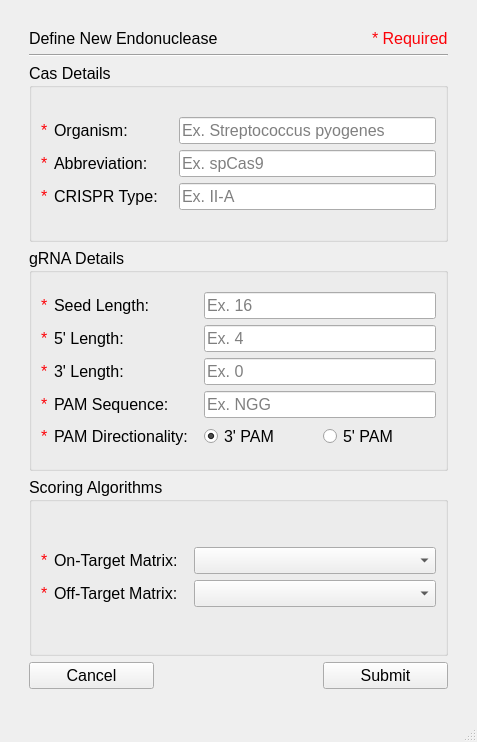
<?xml version="1.0" encoding="UTF-8"?>
<ui version="4.0">
 <class>MainWindow</class>
 <widget class="QMainWindow" name="MainWindow">
  <property name="geometry">
   <rect>
    <x>0</x>
    <y>0</y>
    <width>477</width>
    <height>742</height>
   </rect>
  </property>
  <property name="font">
   <font>
    <pointsize>12</pointsize>
   </font>
  </property>
  <property name="windowTitle">
   <string>MainWindow</string>
  </property>
  <widget class="QWidget" name="centralwidget">
   <layout class="QGridLayout" name="gridLayout_2">
    <item row="3" column="1">
     <spacer name="verticalSpacer">
      <property name="orientation">
       <enum>Qt::Vertical</enum>
      </property>
      <property name="sizeType">
       <enum>QSizePolicy::Fixed</enum>
      </property>
      <property name="sizeHint" stdset="0">
       <size>
        <width>20</width>
        <height>20</height>
       </size>
      </property>
     </spacer>
    </item>
    <item row="1" column="1">
     <layout class="QGridLayout" name="gridLayout">
      <item row="0" column="0">
       <layout class="QVBoxLayout" name="verticalLayout">
        <item>
         <layout class="QGridLayout" name="gridLayout_12">
          <item row="0" column="0">
           <widget class="QLabel" name="title">
            <property name="sizePolicy">
             <sizepolicy hsizetype="Preferred" vsizetype="Fixed">
              <horstretch>0</horstretch>
              <verstretch>0</verstretch>
             </sizepolicy>
            </property>
            <property name="text">
             <string>Define New Endonuclease</string>
            </property>
            <property name="alignment">
             <set>Qt::AlignLeading|Qt::AlignLeft|Qt::AlignVCenter</set>
            </property>
           </widget>
          </item>
          <item row="0" column="1" alignment="Qt::AlignRight">
           <widget class="QLabel" name="label_9">
            <property name="text">
             <string>&lt;html&gt;&lt;head/&gt;&lt;body&gt;&lt;p&gt;&lt;span style=&quot; color:#fc0107;&quot;&gt;* Required&lt;/span&gt;&lt;/p&gt;&lt;/body&gt;&lt;/html&gt;</string>
            </property>
           </widget>
          </item>
          <item row="1" column="0" colspan="2">
           <widget class="Line" name="line">
            <property name="orientation">
             <enum>Qt::Horizontal</enum>
            </property>
           </widget>
          </item>
         </layout>
        </item>
        <item>
         <widget class="QGroupBox" name="groupBox">
          <property name="title">
           <string>Cas Details</string>
          </property>
          <layout class="QGridLayout" name="gridLayout_9">
           <item row="2" column="0">
            <layout class="QGridLayout" name="gridLayout_8">
             <item row="0" column="0">
              <layout class="QGridLayout" name="gridLayout_6">
               <item row="1" column="2">
                <spacer name="horizontalSpacer_11">
                 <property name="orientation">
                  <enum>Qt::Horizontal</enum>
                 </property>
                 <property name="sizeType">
                  <enum>QSizePolicy::Fixed</enum>
                 </property>
                 <property name="sizeHint" stdset="0">
                  <size>
                   <width>10</width>
                   <height>10</height>
                  </size>
                 </property>
                </spacer>
               </item>
               <item row="2" column="3">
                <widget class="QLineEdit" name="crispr_type">
                 <property name="placeholderText">
                  <string>Ex. II-A</string>
                 </property>
                </widget>
               </item>
               <item row="1" column="3">
                <widget class="QLineEdit" name="abbreviation">
                 <property name="placeholderText">
                  <string>Ex. spCas9</string>
                 </property>
                </widget>
               </item>
               <item row="0" column="1">
                <widget class="QLabel" name="label_3">
                 <property name="sizePolicy">
                  <sizepolicy hsizetype="Preferred" vsizetype="Preferred">
                   <horstretch>0</horstretch>
                   <verstretch>0</verstretch>
                  </sizepolicy>
                 </property>
                 <property name="toolTip">
                  <string>&lt;html&gt;&lt;head/&gt;&lt;body&gt;&lt;p&gt;Full name of the endonuclease. Ex. &lt;span style=&quot; font-style:italic;&quot;&gt;Streptococcus pyogenes &lt;/span&gt;Cas9 (&lt;span style=&quot; font-weight:600;&quot;&gt;Note:&lt;/span&gt; underscores and slashes are not allowed)&lt;/p&gt;&lt;/body&gt;&lt;/html&gt;</string>
                 </property>
                 <property name="text">
                  <string>Organism:       </string>
                 </property>
                </widget>
               </item>
               <item row="2" column="1">
                <widget class="QLabel" name="label">
                 <property name="sizePolicy">
                  <sizepolicy hsizetype="Preferred" vsizetype="Preferred">
                   <horstretch>0</horstretch>
                   <verstretch>0</verstretch>
                  </sizepolicy>
                 </property>
                 <property name="toolTip">
                  <string>&lt;html&gt;&lt;head/&gt;&lt;body&gt;&lt;p&gt;&lt;span style=&quot; font-size:12pt;&quot;&gt;The CRISPR classification that the new endonuclease belongs to. Ex. spCas9's CRISPR type is II-A.&lt;/span&gt;&lt;/p&gt;&lt;/body&gt;&lt;/html&gt;</string>
                 </property>
                 <property name="text">
                  <string>CRISPR Type: </string>
                 </property>
                </widget>
               </item>
               <item row="1" column="1">
                <widget class="QLabel" name="label_2">
                 <property name="sizePolicy">
                  <sizepolicy hsizetype="Preferred" vsizetype="Preferred">
                   <horstretch>0</horstretch>
                   <verstretch>0</verstretch>
                  </sizepolicy>
                 </property>
                 <property name="toolTip">
                  <string>&lt;html&gt;&lt;head/&gt;&lt;body&gt;&lt;p&gt;Abbreviated name of new endonuclease, must be unique from existing endonucleases in order for CASPER to recognize it. Ex. spCas9 (&lt;span style=&quot; font-weight:600;&quot;&gt;Note: &lt;/span&gt;underscores, spaces, and slashes are not allowed)&lt;/p&gt;&lt;/body&gt;&lt;/html&gt;</string>
                 </property>
                 <property name="text">
                  <string>Abbreviation:  </string>
                 </property>
                </widget>
               </item>
               <item row="0" column="3">
                <widget class="QLineEdit" name="organism_name">
                 <property name="placeholderText">
                  <string>Ex. Streptococcus pyogenes</string>
                 </property>
                </widget>
               </item>
               <item row="0" column="2">
                <spacer name="horizontalSpacer_10">
                 <property name="orientation">
                  <enum>Qt::Horizontal</enum>
                 </property>
                 <property name="sizeType">
                  <enum>QSizePolicy::Fixed</enum>
                 </property>
                 <property name="sizeHint" stdset="0">
                  <size>
                   <width>10</width>
                   <height>10</height>
                  </size>
                 </property>
                </spacer>
               </item>
               <item row="2" column="2">
                <spacer name="horizontalSpacer_12">
                 <property name="orientation">
                  <enum>Qt::Horizontal</enum>
                 </property>
                 <property name="sizeType">
                  <enum>QSizePolicy::Fixed</enum>
                 </property>
                 <property name="sizeHint" stdset="0">
                  <size>
                   <width>10</width>
                   <height>10</height>
                  </size>
                 </property>
                </spacer>
               </item>
               <item row="0" column="0">
                <widget class="QLabel" name="label_10">
                 <property name="text">
                  <string>&lt;html&gt;&lt;head/&gt;&lt;body&gt;&lt;p&gt;&lt;span style=&quot; color:#fc0107;&quot;&gt;*&lt;/span&gt;&lt;/p&gt;&lt;/body&gt;&lt;/html&gt;</string>
                 </property>
                </widget>
               </item>
               <item row="1" column="0">
                <widget class="QLabel" name="label_11">
                 <property name="text">
                  <string>&lt;html&gt;&lt;head/&gt;&lt;body&gt;&lt;p&gt;&lt;span style=&quot; color:#fc0107;&quot;&gt;*&lt;/span&gt;&lt;/p&gt;&lt;/body&gt;&lt;/html&gt;</string>
                 </property>
                </widget>
               </item>
               <item row="2" column="0">
                <widget class="QLabel" name="label_14">
                 <property name="text">
                  <string>&lt;html&gt;&lt;head/&gt;&lt;body&gt;&lt;p&gt;&lt;span style=&quot; color:#fc0107;&quot;&gt;*&lt;/span&gt;&lt;/p&gt;&lt;/body&gt;&lt;/html&gt;</string>
                 </property>
                </widget>
               </item>
              </layout>
             </item>
            </layout>
           </item>
           <item row="0" column="0">
            <spacer name="verticalSpacer_3">
             <property name="orientation">
              <enum>Qt::Vertical</enum>
             </property>
             <property name="sizeType">
              <enum>QSizePolicy::Fixed</enum>
             </property>
             <property name="sizeHint" stdset="0">
              <size>
               <width>10</width>
               <height>10</height>
              </size>
             </property>
            </spacer>
           </item>
           <item row="3" column="0">
            <spacer name="verticalSpacer_4">
             <property name="orientation">
              <enum>Qt::Vertical</enum>
             </property>
             <property name="sizeType">
              <enum>QSizePolicy::Fixed</enum>
             </property>
             <property name="sizeHint" stdset="0">
              <size>
               <width>10</width>
               <height>10</height>
              </size>
             </property>
            </spacer>
           </item>
          </layout>
         </widget>
        </item>
        <item>
         <widget class="QGroupBox" name="groupBox_2">
          <property name="title">
           <string>gRNA Details</string>
          </property>
          <layout class="QGridLayout" name="gridLayout_10">
           <item row="1" column="0">
            <layout class="QGridLayout" name="gridLayout_7">
             <item row="0" column="0">
              <layout class="QGridLayout" name="gridLayout_5">
               <item row="1" column="2">
                <spacer name="horizontalSpacer_6">
                 <property name="orientation">
                  <enum>Qt::Horizontal</enum>
                 </property>
                 <property name="sizeType">
                  <enum>QSizePolicy::Fixed</enum>
                 </property>
                 <property name="sizeHint" stdset="0">
                  <size>
                   <width>10</width>
                   <height>10</height>
                  </size>
                 </property>
                </spacer>
               </item>
               <item row="0" column="3">
                <widget class="QLineEdit" name="seed_length">
                 <property name="placeholderText">
                  <string>Ex. 16</string>
                 </property>
                </widget>
               </item>
               <item row="2" column="3">
                <widget class="QLineEdit" name="three_length">
                 <property name="placeholderText">
                  <string>Ex. 0</string>
                 </property>
                </widget>
               </item>
               <item row="1" column="1">
                <widget class="QLabel" name="label_6">
                 <property name="sizePolicy">
                  <sizepolicy hsizetype="Preferred" vsizetype="Preferred">
                   <horstretch>0</horstretch>
                   <verstretch>0</verstretch>
                  </sizepolicy>
                 </property>
                 <property name="toolTip">
                  <string>&lt;html&gt;&lt;head/&gt;&lt;body&gt;&lt;p&gt;Length in nt of gRNA sequence upstream (5’) of the seed sequence.&lt;/p&gt;&lt;p&gt;&lt;br/&gt;&lt;/p&gt;&lt;/body&gt;&lt;/html&gt;</string>
                 </property>
                 <property name="text">
                  <string>5' Length:</string>
                 </property>
                </widget>
               </item>
               <item row="4" column="3">
                <layout class="QHBoxLayout" name="horizontalLayout_11">
                 <item>
                  <widget class="QRadioButton" name="three_pam">
                   <property name="sizePolicy">
                    <sizepolicy hsizetype="Expanding" vsizetype="Fixed">
                     <horstretch>0</horstretch>
                     <verstretch>0</verstretch>
                    </sizepolicy>
                   </property>
                   <property name="text">
                    <string>3' PAM</string>
                   </property>
                   <property name="checked">
                    <bool>true</bool>
                   </property>
                  </widget>
                 </item>
                 <item>
                  <widget class="QRadioButton" name="five_pam">
                   <property name="sizePolicy">
                    <sizepolicy hsizetype="Expanding" vsizetype="Fixed">
                     <horstretch>0</horstretch>
                     <verstretch>0</verstretch>
                    </sizepolicy>
                   </property>
                   <property name="text">
                    <string>5' PAM</string>
                   </property>
                  </widget>
                 </item>
                </layout>
               </item>
               <item row="2" column="1">
                <widget class="QLabel" name="label_5">
                 <property name="sizePolicy">
                  <sizepolicy hsizetype="Preferred" vsizetype="Preferred">
                   <horstretch>0</horstretch>
                   <verstretch>0</verstretch>
                  </sizepolicy>
                 </property>
                 <property name="toolTip">
                  <string>&lt;html&gt;&lt;head/&gt;&lt;body&gt;&lt;p&gt;&lt;span style=&quot; font-size:12pt;&quot;&gt;Length in nt of gRNA sequence downstream (3’) of the seed sequence.&lt;/span&gt;&lt;/p&gt;&lt;/body&gt;&lt;/html&gt;</string>
                 </property>
                 <property name="text">
                  <string>3' Length:</string>
                 </property>
                </widget>
               </item>
               <item row="1" column="3">
                <widget class="QLineEdit" name="five_length">
                 <property name="placeholderText">
                  <string>Ex. 4</string>
                 </property>
                </widget>
               </item>
               <item row="3" column="3">
                <widget class="QLineEdit" name="pam_sequence">
                 <property name="placeholderText">
                  <string>Ex. NGG</string>
                 </property>
                </widget>
               </item>
               <item row="4" column="1">
                <widget class="QLabel" name="label_8">
                 <property name="toolTip">
                  <string>&lt;html&gt;&lt;head/&gt;&lt;body&gt;&lt;p&gt;&lt;span style=&quot; font-size:12pt;&quot;&gt;End of the gRNA that is adjacent to PAM. Ex. spCas9 has a 3' PAM and AsCas12 has a 5' PAM.&lt;/span&gt;&lt;/p&gt;&lt;/body&gt;&lt;/html&gt;</string>
                 </property>
                 <property name="text">
                  <string>PAM Directionality:</string>
                 </property>
                </widget>
               </item>
               <item row="0" column="1">
                <widget class="QLabel" name="label_7">
                 <property name="sizePolicy">
                  <sizepolicy hsizetype="Preferred" vsizetype="Preferred">
                   <horstretch>0</horstretch>
                   <verstretch>0</verstretch>
                  </sizepolicy>
                 </property>
                 <property name="toolTip">
                  <string>&lt;html&gt;&lt;head/&gt;&lt;body&gt;&lt;p&gt;&lt;span style=&quot; font-family:'CMR12'; font-size:12pt;&quot;&gt;Length in nucleotides (nt) of the gRNA region in which binding is most crucial for Cas activity. CASPER’s SeqFinder algorithm uses this seed length and the endonuclease-specific PAM to search for repeated gRNAs across the genome of interest. &lt;/span&gt;&lt;/p&gt;&lt;/body&gt;&lt;/html&gt;</string>
                 </property>
                 <property name="text">
                  <string>Seed Length:</string>
                 </property>
                </widget>
               </item>
               <item row="3" column="1">
                <widget class="QLabel" name="label_4">
                 <property name="sizePolicy">
                  <sizepolicy hsizetype="Preferred" vsizetype="Preferred">
                   <horstretch>0</horstretch>
                   <verstretch>0</verstretch>
                  </sizepolicy>
                 </property>
                 <property name="toolTip">
                  <string>&lt;html&gt;&lt;head/&gt;&lt;body&gt;&lt;p&gt;PAM sequence for the new endonuclease. All IUPAC nucleotide codes are accepted, such as V (A, C, or G) or N (A, T, C, or G). For multiple PAM sites, please separate by commas.&lt;/p&gt;&lt;p&gt;Ex. &amp;quot;NGG&amp;quot; or &amp;quot;NNG&amp;quot; for spCas9.&lt;/p&gt;&lt;/body&gt;&lt;/html&gt;</string>
                 </property>
                 <property name="text">
                  <string>PAM Sequence:</string>
                 </property>
                </widget>
               </item>
               <item row="0" column="2">
                <spacer name="horizontalSpacer_5">
                 <property name="orientation">
                  <enum>Qt::Horizontal</enum>
                 </property>
                 <property name="sizeType">
                  <enum>QSizePolicy::Fixed</enum>
                 </property>
                 <property name="sizeHint" stdset="0">
                  <size>
                   <width>10</width>
                   <height>10</height>
                  </size>
                 </property>
                </spacer>
               </item>
               <item row="2" column="2">
                <spacer name="horizontalSpacer_7">
                 <property name="orientation">
                  <enum>Qt::Horizontal</enum>
                 </property>
                 <property name="sizeType">
                  <enum>QSizePolicy::Fixed</enum>
                 </property>
                 <property name="sizeHint" stdset="0">
                  <size>
                   <width>10</width>
                   <height>10</height>
                  </size>
                 </property>
                </spacer>
               </item>
               <item row="3" column="2">
                <spacer name="horizontalSpacer_8">
                 <property name="orientation">
                  <enum>Qt::Horizontal</enum>
                 </property>
                 <property name="sizeType">
                  <enum>QSizePolicy::Fixed</enum>
                 </property>
                 <property name="sizeHint" stdset="0">
                  <size>
                   <width>10</width>
                   <height>10</height>
                  </size>
                 </property>
                </spacer>
               </item>
               <item row="4" column="2">
                <spacer name="horizontalSpacer_9">
                 <property name="orientation">
                  <enum>Qt::Horizontal</enum>
                 </property>
                 <property name="sizeType">
                  <enum>QSizePolicy::Fixed</enum>
                 </property>
                 <property name="sizeHint" stdset="0">
                  <size>
                   <width>10</width>
                   <height>10</height>
                  </size>
                 </property>
                </spacer>
               </item>
               <item row="0" column="0">
                <widget class="QLabel" name="label_15">
                 <property name="text">
                  <string>&lt;html&gt;&lt;head/&gt;&lt;body&gt;&lt;p&gt;&lt;span style=&quot; color:#fc0107;&quot;&gt;*&lt;/span&gt;&lt;/p&gt;&lt;/body&gt;&lt;/html&gt;</string>
                 </property>
                </widget>
               </item>
               <item row="1" column="0">
                <widget class="QLabel" name="label_16">
                 <property name="text">
                  <string>&lt;html&gt;&lt;head/&gt;&lt;body&gt;&lt;p&gt;&lt;span style=&quot; color:#fc0107;&quot;&gt;*&lt;/span&gt;&lt;/p&gt;&lt;/body&gt;&lt;/html&gt;</string>
                 </property>
                </widget>
               </item>
               <item row="2" column="0">
                <widget class="QLabel" name="label_17">
                 <property name="text">
                  <string>&lt;html&gt;&lt;head/&gt;&lt;body&gt;&lt;p&gt;&lt;span style=&quot; color:#fc0107;&quot;&gt;*&lt;/span&gt;&lt;/p&gt;&lt;/body&gt;&lt;/html&gt;</string>
                 </property>
                </widget>
               </item>
               <item row="3" column="0">
                <widget class="QLabel" name="label_18">
                 <property name="text">
                  <string>&lt;html&gt;&lt;head/&gt;&lt;body&gt;&lt;p&gt;&lt;span style=&quot; color:#fc0107;&quot;&gt;*&lt;/span&gt;&lt;/p&gt;&lt;/body&gt;&lt;/html&gt;</string>
                 </property>
                </widget>
               </item>
               <item row="4" column="0">
                <widget class="QLabel" name="label_19">
                 <property name="text">
                  <string>&lt;html&gt;&lt;head/&gt;&lt;body&gt;&lt;p&gt;&lt;span style=&quot; color:#fc0107;&quot;&gt;*&lt;/span&gt;&lt;/p&gt;&lt;/body&gt;&lt;/html&gt;</string>
                 </property>
                </widget>
               </item>
              </layout>
             </item>
            </layout>
           </item>
           <item row="0" column="0">
            <spacer name="verticalSpacer_5">
             <property name="orientation">
              <enum>Qt::Vertical</enum>
             </property>
             <property name="sizeType">
              <enum>QSizePolicy::Fixed</enum>
             </property>
             <property name="sizeHint" stdset="0">
              <size>
               <width>10</width>
               <height>10</height>
              </size>
             </property>
            </spacer>
           </item>
           <item row="2" column="0">
            <spacer name="verticalSpacer_6">
             <property name="orientation">
              <enum>Qt::Vertical</enum>
             </property>
             <property name="sizeType">
              <enum>QSizePolicy::Fixed</enum>
             </property>
             <property name="sizeHint" stdset="0">
              <size>
               <width>10</width>
               <height>10</height>
              </size>
             </property>
            </spacer>
           </item>
          </layout>
         </widget>
        </item>
        <item>
         <widget class="QGroupBox" name="groupBox_3">
          <property name="title">
           <string>Scoring Algorithms</string>
          </property>
          <layout class="QGridLayout" name="gridLayout_11">
           <item row="0" column="0">
            <spacer name="verticalSpacer_7">
             <property name="orientation">
              <enum>Qt::Vertical</enum>
             </property>
             <property name="sizeType">
              <enum>QSizePolicy::Fixed</enum>
             </property>
             <property name="sizeHint" stdset="0">
              <size>
               <width>10</width>
               <height>10</height>
              </size>
             </property>
            </spacer>
           </item>
           <item row="1" column="0">
            <layout class="QGridLayout" name="gridLayout_4">
             <item row="0" column="0">
              <layout class="QGridLayout" name="gridLayout_3">
               <item row="2" column="3">
                <widget class="QComboBox" name="comboBox">
                 <property name="sizePolicy">
                  <sizepolicy hsizetype="Expanding" vsizetype="Fixed">
                   <horstretch>0</horstretch>
                   <verstretch>0</verstretch>
                  </sizepolicy>
                 </property>
                </widget>
               </item>
               <item row="2" column="1">
                <widget class="QLabel" name="label_12">
                 <property name="toolTip">
                  <string>&lt;html&gt;&lt;head/&gt;&lt;body&gt;&lt;p&gt;&lt;span style=&quot; font-size:12pt;&quot;&gt;On-target scoring matrix. Default is CRISPRscan data.&lt;/span&gt;&lt;/p&gt;&lt;/body&gt;&lt;/html&gt;</string>
                 </property>
                 <property name="text">
                  <string>On-Target Matrix:</string>
                 </property>
                </widget>
               </item>
               <item row="2" column="2">
                <spacer name="horizontalSpacer_3">
                 <property name="orientation">
                  <enum>Qt::Horizontal</enum>
                 </property>
                 <property name="sizeType">
                  <enum>QSizePolicy::Fixed</enum>
                 </property>
                 <property name="sizeHint" stdset="0">
                  <size>
                   <width>10</width>
                   <height>10</height>
                  </size>
                 </property>
                </spacer>
               </item>
               <item row="3" column="1">
                <widget class="QLabel" name="label_13">
                 <property name="toolTip">
                  <string>&lt;html&gt;&lt;head/&gt;&lt;body&gt;&lt;p&gt;&lt;span style=&quot; font-size:12pt;&quot;&gt;Off-target scoring matrix. Default is Hsu matrix data.&lt;/span&gt;&lt;/p&gt;&lt;/body&gt;&lt;/html&gt;</string>
                 </property>
                 <property name="text">
                  <string>Off-Target Matrix:</string>
                 </property>
                </widget>
               </item>
               <item row="3" column="3">
                <widget class="QComboBox" name="comboBox_2">
                 <property name="sizePolicy">
                  <sizepolicy hsizetype="Expanding" vsizetype="Fixed">
                   <horstretch>0</horstretch>
                   <verstretch>0</verstretch>
                  </sizepolicy>
                 </property>
                </widget>
               </item>
               <item row="3" column="2">
                <spacer name="horizontalSpacer_4">
                 <property name="orientation">
                  <enum>Qt::Horizontal</enum>
                 </property>
                 <property name="sizeType">
                  <enum>QSizePolicy::Fixed</enum>
                 </property>
                 <property name="sizeHint" stdset="0">
                  <size>
                   <width>10</width>
                   <height>10</height>
                  </size>
                 </property>
                </spacer>
               </item>
               <item row="2" column="0">
                <widget class="QLabel" name="label_20">
                 <property name="text">
                  <string>&lt;html&gt;&lt;head/&gt;&lt;body&gt;&lt;p&gt;&lt;span style=&quot; color:#fc0107;&quot;&gt;*&lt;/span&gt;&lt;/p&gt;&lt;/body&gt;&lt;/html&gt;</string>
                 </property>
                </widget>
               </item>
               <item row="3" column="0">
                <widget class="QLabel" name="label_21">
                 <property name="text">
                  <string>&lt;html&gt;&lt;head/&gt;&lt;body&gt;&lt;p&gt;&lt;span style=&quot; color:#fc0107;&quot;&gt;*&lt;/span&gt;&lt;/p&gt;&lt;/body&gt;&lt;/html&gt;</string>
                 </property>
                </widget>
               </item>
              </layout>
             </item>
            </layout>
           </item>
           <item row="2" column="0">
            <spacer name="verticalSpacer_8">
             <property name="orientation">
              <enum>Qt::Vertical</enum>
             </property>
             <property name="sizeType">
              <enum>QSizePolicy::Fixed</enum>
             </property>
             <property name="sizeHint" stdset="0">
              <size>
               <width>10</width>
               <height>10</height>
              </size>
             </property>
            </spacer>
           </item>
          </layout>
         </widget>
        </item>
       </layout>
      </item>
     </layout>
    </item>
    <item row="0" column="1">
     <spacer name="verticalSpacer_2">
      <property name="orientation">
       <enum>Qt::Vertical</enum>
      </property>
      <property name="sizeType">
       <enum>QSizePolicy::Fixed</enum>
      </property>
      <property name="sizeHint" stdset="0">
       <size>
        <width>20</width>
        <height>20</height>
       </size>
      </property>
     </spacer>
    </item>
    <item row="1" column="2">
     <spacer name="horizontalSpacer_2">
      <property name="orientation">
       <enum>Qt::Horizontal</enum>
      </property>
      <property name="sizeType">
       <enum>QSizePolicy::Fixed</enum>
      </property>
      <property name="sizeHint" stdset="0">
       <size>
        <width>20</width>
        <height>20</height>
       </size>
      </property>
     </spacer>
    </item>
    <item row="1" column="0">
     <spacer name="horizontalSpacer">
      <property name="orientation">
       <enum>Qt::Horizontal</enum>
      </property>
      <property name="sizeType">
       <enum>QSizePolicy::Fixed</enum>
      </property>
      <property name="sizeHint" stdset="0">
       <size>
        <width>20</width>
        <height>20</height>
       </size>
      </property>
     </spacer>
    </item>
    <item row="2" column="1">
     <layout class="QHBoxLayout" name="horizontalLayout_2">
      <property name="sizeConstraint">
       <enum>QLayout::SetDefaultConstraint</enum>
      </property>
      <item alignment="Qt::AlignLeft">
       <widget class="QPushButton" name="cancel_button">
        <property name="sizePolicy">
         <sizepolicy hsizetype="Minimum" vsizetype="Fixed">
          <horstretch>0</horstretch>
          <verstretch>0</verstretch>
         </sizepolicy>
        </property>
        <property name="minimumSize">
         <size>
          <width>125</width>
          <height>0</height>
         </size>
        </property>
        <property name="text">
         <string>Cancel</string>
        </property>
       </widget>
      </item>
      <item alignment="Qt::AlignRight">
       <widget class="QPushButton" name="submit_button">
        <property name="sizePolicy">
         <sizepolicy hsizetype="Minimum" vsizetype="Fixed">
          <horstretch>0</horstretch>
          <verstretch>0</verstretch>
         </sizepolicy>
        </property>
        <property name="minimumSize">
         <size>
          <width>125</width>
          <height>0</height>
         </size>
        </property>
        <property name="text">
         <string>Submit</string>
        </property>
       </widget>
      </item>
     </layout>
    </item>
   </layout>
  </widget>
  <widget class="QStatusBar" name="statusbar"/>
 </widget>
 <tabstops>
  <tabstop>organism_name</tabstop>
  <tabstop>abbreviation</tabstop>
  <tabstop>crispr_type</tabstop>
  <tabstop>seed_length</tabstop>
  <tabstop>five_length</tabstop>
  <tabstop>three_length</tabstop>
  <tabstop>pam_sequence</tabstop>
  <tabstop>three_pam</tabstop>
  <tabstop>five_pam</tabstop>
  <tabstop>comboBox</tabstop>
  <tabstop>comboBox_2</tabstop>
  <tabstop>cancel_button</tabstop>
  <tabstop>submit_button</tabstop>
 </tabstops>
 <resources/>
 <connections/>
</ui>
